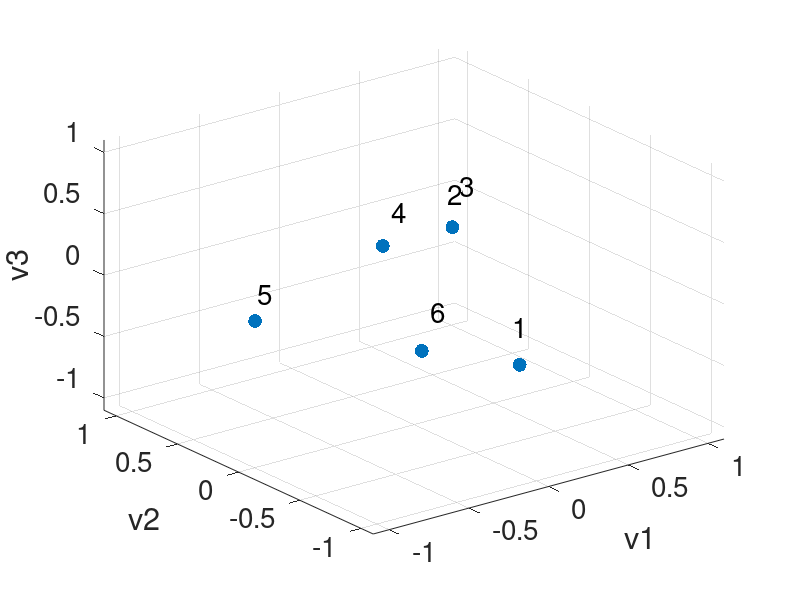
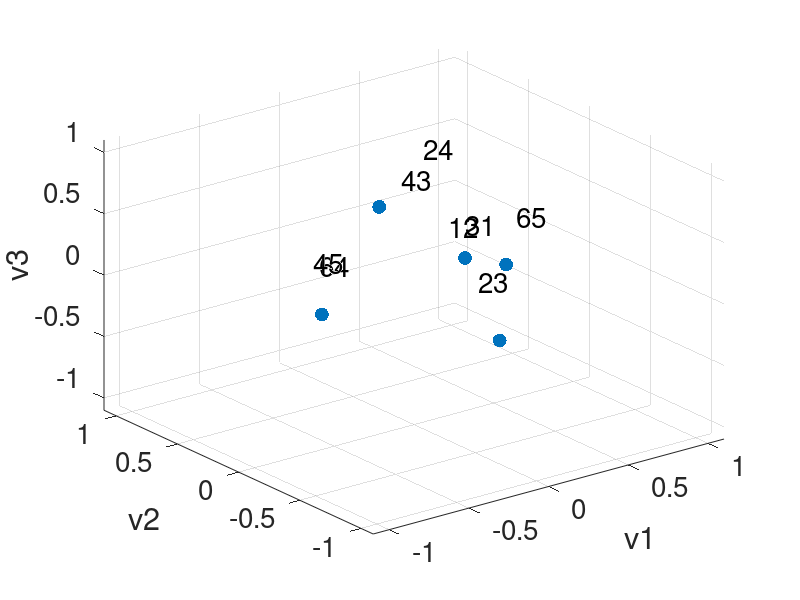
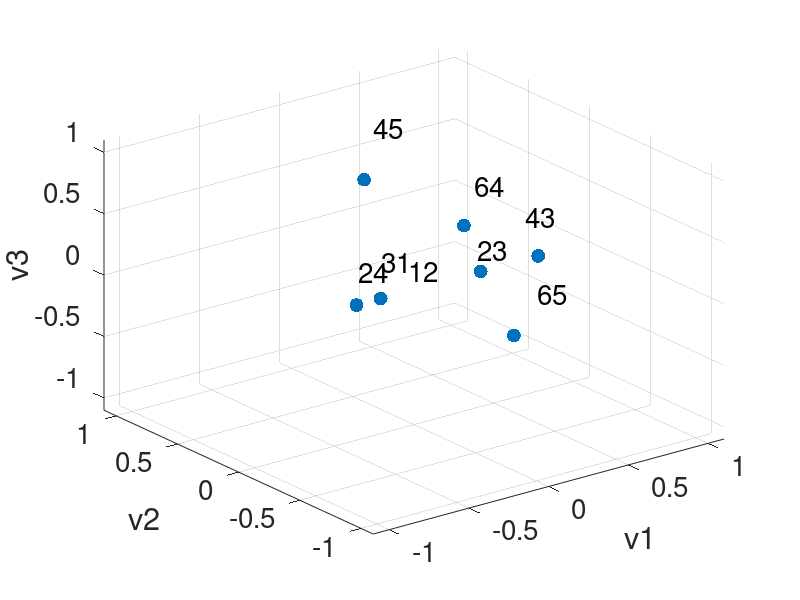
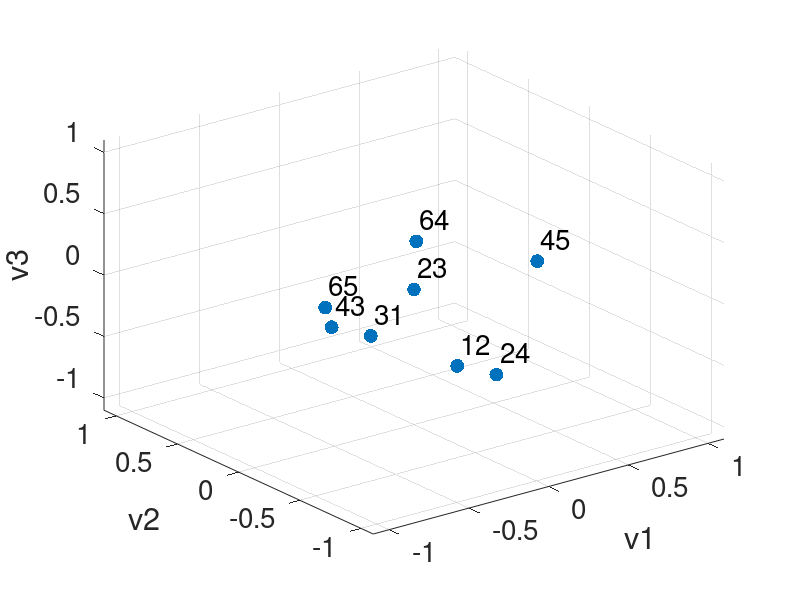

The MATLAB source for these figures, in order:
%%% 6 nodes, 8 edges, 3 triangles
n_node = 6; n_edge =8; n_triangle = 3;
% create boundary operators
%%% B1
B1 = [-1 1 0 0 0 0 0 0; 1 0 -1 -1 0 0 0 0; 0 -1 1 0 1 0 0 0; 0 0 0 1 -1 -1 1 0; 0 0 0 0 0 1 0 1; 0 0 0 0 0 0 -1 -1];

%%% B2
B2 = [1 0 0; 1 0 0; 1 1 0; 0 -1 0; 0 -1 0; 0 0 -1; 0 0 1; 0 0 -1];

%% Undirected Version

% Hodge Laplacian
L0u = B1 * B1'; % 0-up Laplacian
L1d = B1' * B1; % 1-up Laplacian, n_edge*n_edge matrix
L1u = B2 * B2'; % 1-up Laplacian, n_edge*n_edge matrix
L2d = B2' * B2; % 2-down Laplacian, n_triangle*n_triangle matrix

% The undirected infered adjacency matrix
A0_up = diag(diag(L0u)) - L0u; % this is the same as the standard adjacency matrix for standard graph
D1_up = diag(diag(L1u));
A1_up = D1_up - L1u; % infered adjacency between edges

% solve the eigenvalues
% 0-up Laplacian
[V0u,D0u] = eig(L0u); % same as normal Laplacian, node 1,2,3 on the left, node 4 in the middle, node 5,6 on the right
scatter(V0u(:,2),V0u(:,3))
x = V0u(:,2); y = V0u(:,3); z = V0u(:,4); s = 100.* ones(size(x));
scatter3(x, y, z, s, 'filled')
set(gca,'XLim',[-1.1 1.1],'YLim',[-1.1 1.1],'ZLim',[-1.1 1.1])
name = [1 2 3 4 5 6]'; name = num2str(name); label = cellstr(name);
dx = 0.1+0.1*rand(size(x)); dy = 0.1+0.1*rand(size(y)); dz = 0.1+0.1*rand(size(z));% displacement so the text does not overlay the data points
text(x+dx, y+dy, z+dz, label, 'FontSize', 20);
xlabel('v1');
ylabel('v2');
zlabel('v3');
set(gca,'fontsize',20);
plt.LineWidth = 2;
ax = gca;
exportgraphics(ax,'plots/three_triangles_L0u.eps','Resolution',300) 

% 1-down Laplacian
[V1d,D1d] = eig(L1d); % find clusters of eddges by common nodes 
x = V1d(:,1); y = V1d(:,2); z = V1d(:,3); s = 100.* ones(size(x));
scatter3(x, y, z, s, 'filled')
set(gca,'XLim',[-1.1 1.1],'YLim',[-1.1 1.1],'ZLim',[-1.1 1.1])
name = [12 31 23 24 43 45 64 65]'; name = num2str(name); label = cellstr(name);
dx = 0.05+0.3*rand(size(x)); dy = 0.05+0.3*rand(size(y)); dz = 0.05+0.3*rand(size(z));% displacement so the text does not overlay the data points
text(x+dx, y+dy, z+dz, label, 'FontSize', 20);
xlabel('v1');
ylabel('v2');
zlabel('v3');
set(gca,'fontsize',20);
plt.LineWidth = 2;
ax = gca;
exportgraphics(ax,'plots/three_triangles_L1d.eps','Resolution',300) 

% 1-up Laplacian
[V1u,D1u] = eig(L1u); % zero eigenvalues find connected components of edges through shared triangles
x = V1u(:,1); y = V1u(:,2); z = V1u(:,3); s = 100.* ones(size(x));
scatter3(x, y, z, s, 'filled')
set(gca,'XLim',[-1.1 1.1],'YLim',[-1.1 1.1],'ZLim',[-1.1 1.1])
name = [12 31 23 24 43 45 64 65]'; name = num2str(name); label = cellstr(name);
dx = 0.05+0.2*rand(size(x)); dy = 0.05+0.2*rand(size(y)); dz = 0.05+0.2*rand(size(z));% displacement so the text does not overlay the data points
text(x+dx, y+dy, z+dz, label, 'FontSize', 20);
xlabel('v1');
ylabel('v2');
zlabel('v3');
set(gca,'fontsize',20);
plt.LineWidth = 2;
ax = gca;
exportgraphics(ax,'plots/three_triangles_L1u.eps','Resolution',300) 

% 1 Laplacian
[V1,D1] = eig(L1u+L1d); % zero eigenvalues find connected components of edges through shared triangles
x = V1(:,1); y = V1(:,2); z = V1(:,3); s = 100.* ones(size(x));
scatter3(x, y, z, s, 'filled')
set(gca,'XLim',[-1.1 1.1],'YLim',[-1.1 1.1],'ZLim',[-1.1 1.1])
name = [12 31 23 24 43 45 64 65]'; name = num2str(name); label = cellstr(name);
dx = 0.1; dy = 0.1; dz = 0.1;% displacement so the text does not overlay the data points
text(x+dx, y+dy, z+dz, label, 'FontSize', 20);
xlabel('v1');
ylabel('v2');
zlabel('v3');
set(gca,'fontsize',20);
plt.LineWidth = 2;
ax = gca;
exportgraphics(ax,'plots/three_triangles_L1.eps','Resolution',300) 

% 2-down Laplacian
[V2d,D2d] = eig(L2d); % find clusters of triangles by common edges 

%% Directed version {1,2,3}, {1,2}, {2,3}, {3,1}
g = 1/3;

%% First version in Ginestra's notes Section B2

% weight of flow
%%% B1
weight_e = [1 1 1 1 1 2 2 2];
Ph1 = repelem(weight_e,[n_node],[1]);
%%% B2
weight_t = [1 1 2];
Ph2 = repelem(weight_t,[n_edge],[1]);

%%% Directed adjacency matrix
B1M = 0.5*sqrt(2).*B1.*exp(-1i*pi*g*(Ph1.*B1));
B2M = 0.5*sqrt(2).*B2.*exp(-1i*pi*g*(Ph2.*B2));

L0Mu = B1M*B1M';
L1Md = B1M' * B1M;
L1Mu = B2M * B2M';

% 0-up Laplacian
[V,D] = eig(L0Mu); % zero eigenvalues find connected components of edges through shared triangles
Psi = angle(V);s = 100.* ones(size(Psi(:,1)));
scatter(cos(Psi(:,1)),sin(Psi(:,1)), s, 'filled')
set(gca,'XLim',[-1.1 1.1],'YLim',[-1.1 1.1])
name = [1 2 3 4 5 6]'; name = num2str(name); label = cellstr(name);
dx = 0.1+0.2*rand(n_node,1); dy = 0.1+0.2*rand(n_node,1);% displacement so the text does not overlay the data points
xlabel('cos(\theta)');
ylabel('sin(\theta)');
text(cos(Psi(:,1))+dx, sin(Psi(:,1))+dy, label, 'FontSize', 20);
set(gca,'fontsize',20);
plt.LineWidth = 2;
ax = gca;
exportgraphics(ax,'plots/three_triangles_L0Mu.eps','Resolution',300) 

% 1-down Magnetic Laplacian
[V, D] = eig(L1Md); % zero eigenvalues find connected components of edges through shared nodes
Psi = angle(V); s = 100.* ones(size(Psi(:,1)));
scatter(cos(Psi(:,1)),sin(Psi(:,1)), s, 'filled')
set(gca,'XLim',[-1.1 1.1],'YLim',[-1.1 1.1])
name = [12 31 23 24 43 45 64 65]'; name = num2str(name); label = cellstr(name);
xlabel('cos(\theta)');
ylabel('sin(\theta)');
dx = -0.05+0.3*rand(n_edge,1); dy = -0.05+0.3*rand(n_edge,1);% displacement so the text does not overlay the data points
text(cos(Psi(:,1))+dx, sin(Psi(:,1))+dy, label, 'FontSize', 20);
set(gca,'fontsize',20);
plt.LineWidth = 2;
ax = gca;
exportgraphics(ax,'plots/three_triangles_L1Md.eps','Resolution',300) 

% 1-up Magnetic Laplacian
[V,D] = eig(L1Mu); % zero eigenvalues find connected components of edges through shared triangles
Psi = angle(V); s = 100.* ones(size(Psi(:,1)));
scatter(cos(Psi(:,1)),sin(Psi(:,1)), s, 'filled')
set(gca,'XLim',[-1.1 1.1],'YLim',[-1.1 1.1])
name = [12 31 23 24 43 45 64 65]'; name = num2str(name); label = cellstr(name);
xlabel('cos(\theta)');
ylabel('sin(\theta)');
dx = -0.05+0.3*rand(n_edge,1); dy = -0.05+0.3*rand(n_edge,1);% displacement so the text does not overlay the data points
text(cos(Psi(:,1))+dx, sin(Psi(:,1))+dy, label, 'FontSize', 20);
set(gca,'fontsize',20);
plt.LineWidth = 2;
ax = gca;
exportgraphics(ax,'plots/three_triangles_L1Mu.eps','Resolution',300) 

% plot top 2 eigenvectors
psi1 = Psi(:, 1)';
azi = Psi(:, 1)'; %azimuth for the spherical coordinates
ele = Psi(:, 2)'; % elevation for the sperical coordinates
[x,y,z] = sph2cart(azi,ele,1);
scatter3(x,y,z, s, 'filled')
xlabel('x');
ylabel('y');
zlabel('z');
set(gca,'XLim',[-1.1 1.1],'YLim',[-1.1 1.1],'ZLim',[-1.1 1.1])
name = [12 31 23 24 43 45 64 65]'; name = num2str(name); label = cellstr(name);
dx = 0.1; dy = 0.1; dz = 0.1;% displacement so the text does not overlay the data points
text(x+dx', y+dy', z+dz', label, 'FontSize', 20);
set(gca,'fontsize',20);
plt.LineWidth = 2;
ax = gca;
exportgraphics(ax,'plots/three_triangles_L1Mu.eps','Resolution',300) 

% 1 Laplacian
[V1M,D1M] = eig(L1Mu + L1Md); % zero eigenvalues find connected components of edges through shared triangles
Psi = angle(V1M);
scatter(cos(Psi(:,1)),sin(Psi(:,1)), s, 'filled')
set(gca,'XLim',[-1.1 1.1],'YLim',[-1.1 1.1])
name = [12 31 23 24 43 45 64 65]'; name = num2str(name); label = cellstr(name);
xlabel('cos(\theta)');
ylabel('sin(\theta)');
dx = 0.1; dy = 0.1;% displacement so the text does not overlay the data points
text(cos(Psi(:,1))+dx, sin(Psi(:,1))+dy, label, 'FontSize', 20);
set(gca,'fontsize',20);
plt.LineWidth = 2;
ax = gca;
exportgraphics(ax,'plots/three_triangles_L1M.eps','Resolution',300) 
